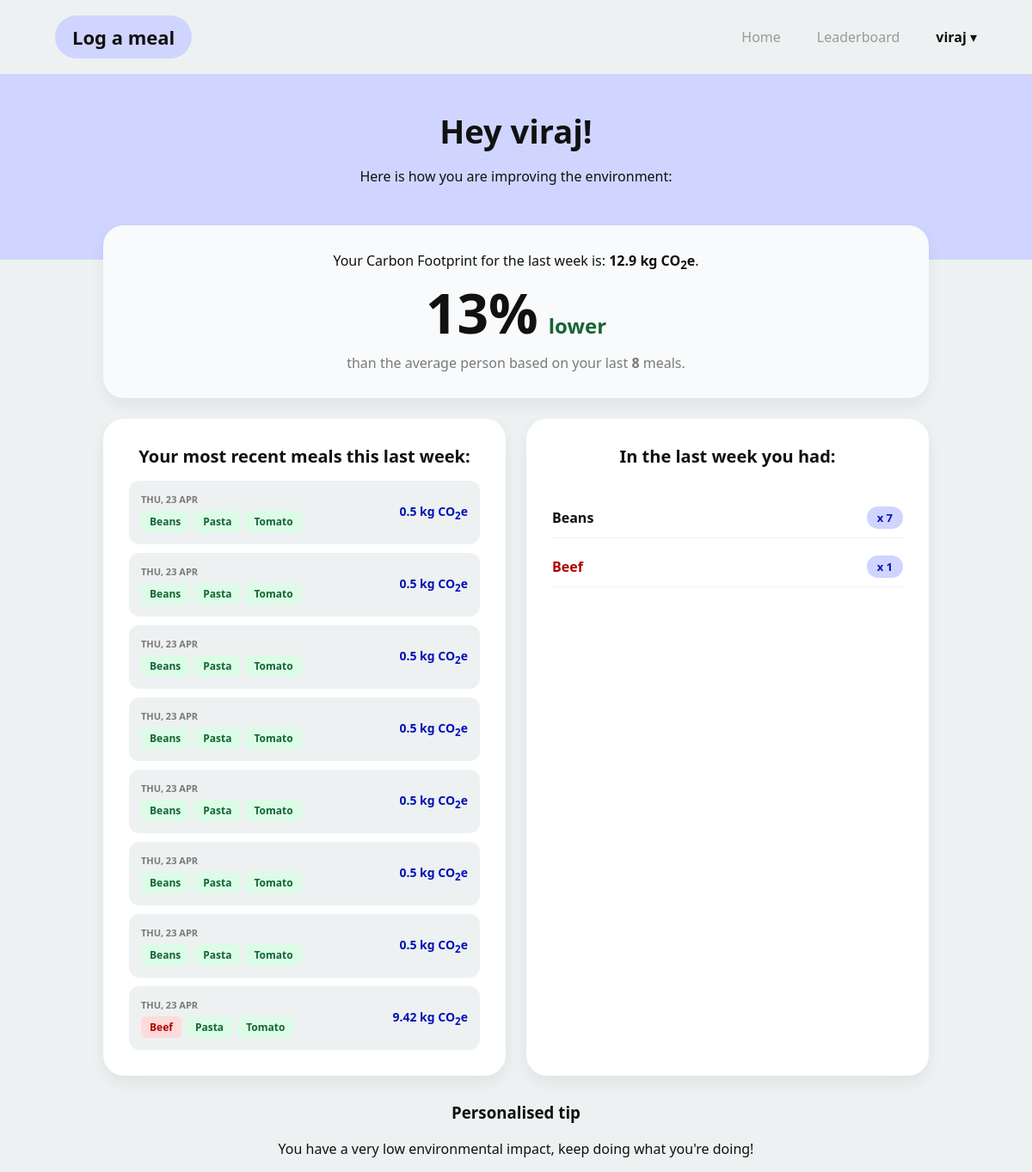
Page / (signed in) on the earlier database version.
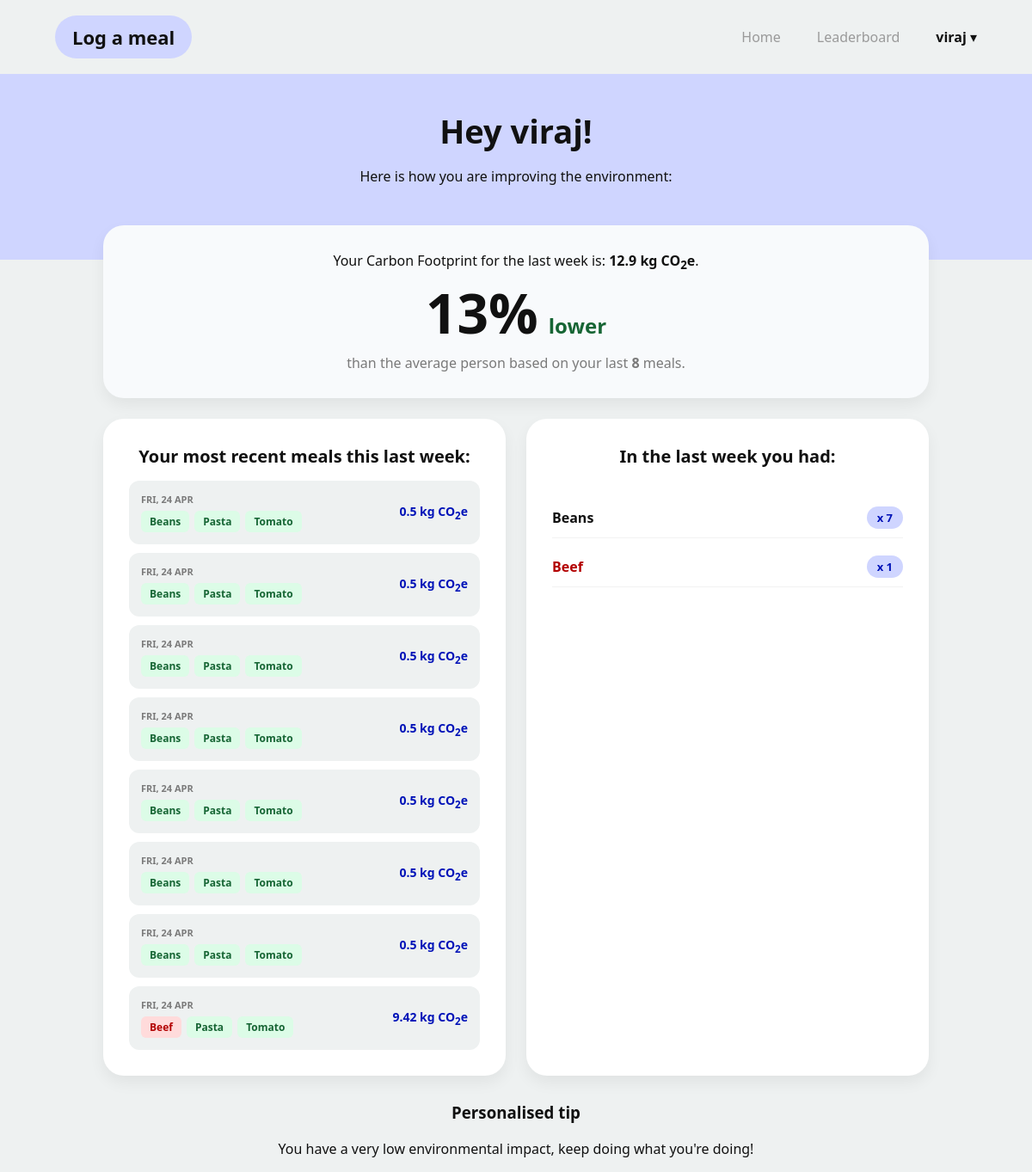
Same page on the later database version.
### app/models.py (models this page shows, shortened)
class User(db.Model, UserMixin):
    __tablename__ = 'users'
    id: so.Mapped[int] = so.mapped_column(primary_key=True)
    username: so.Mapped[str] = so.mapped_column(sa.String(63), index=True, unique=True)
    email: so.Mapped[str] = so.mapped_column(sa.String(119), index=True, unique=True)
    password_hash: so.Mapped[Optional[str]] = so.mapped_column(sa.String(255))
    weekly_score: so.Mapped[int] = so.mapped_column(sa.Integer, index=True, default=0)
    meals: so.Mapped[list['Meal']] = so.relationship(back_populates='user')

class Meal(db.Model):
    id: so.Mapped[int] = so.mapped_column(primary_key=True)
    carb: so.Mapped[str] = so.mapped_column(sa.String(16))
    protein: so.Mapped[str] = so.mapped_column(sa.String(16))
    veg: so.Mapped[str] = so.mapped_column(sa.String(16))
    total_emissions: so.Mapped[float] = so.mapped_column(sa.Float, default=0)
    date_added: so.Mapped[str] = so.mapped_column(sa.Date, default=date.today())
    user_id: so.Mapped[int] = so.mapped_column(sa.ForeignKey(User.id), index=True)
    user: so.Mapped[User] = so.relationship(back_populates='meals')
    def get_qualitative_impact(self):
        if self.total_emissions < 0.5:
            qualitative_impact = "very_low"
        elif self.total_emissions < 1:
            qualitative_impact = "low"
        elif self.total_emissions < 2:
            qualitative_impact = "medium"
        elif self.total_emissions < 3:
            qualitative_impact = "high"
        else:
            qualitative_impact = "very_high"
        return qualitative_impact

### app/routes.py (the view)
@app.route("/", methods=["GET", "POST"])
def index():
    if current_user.is_authenticated:
        seven_days_ago = datetime.now().date() - timedelta(days=7)
        weekly_meals = [m for m in current_user.meals if m.date_added >= seven_days_ago]
        sorted_weekly_meals = sorted(weekly_meals, key=lambda x: x.id, reverse=True)
        tip_subset = sorted_weekly_meals[:7]
        tip_proteins = [m.protein.lower() for m in tip_subset]
        protein_count = {}
        weekly_total = 0
        for meal in weekly_meals:
            weekly_total += meal.total_emissions
            protein_count[meal.protein] = protein_count.get(meal.protein, 0) + 1
        sorted_protein_count = dict(
            sorted(protein_count.items(), key=lambda item: item[1],
                   reverse=True))  # just so it lists the protein count in the 'in the last week you had' in order of quantity (desc)
        num_meals = len(weekly_meals)
        comparison_delta = 0
        comparison_label = "lower"  # Default
        if num_meals > 0:
            expected = num_meals * (39.0 / 21)
            raw_percent = (weekly_total / expected) * 100
            comparison_delta = int(abs(100 - raw_percent))
            comparison_label = "higher" if raw_percent > 100 else "lower"
        return render_template("index.html",
                               meals_to_display=sorted_weekly_meals,
                               tip_proteins = tip_proteins,
                               protein_count=sorted_protein_count,
                               weekly_total=weekly_total,
                               num_meals=num_meals,
                               comparison_delta=comparison_delta,
                               comparison_label=comparison_label,
                               user_name=current_user.username)
    else:
        return render_template("LandingPage.html")

### app/models.py (called while the page is built)
@login.user_loader
def load_user(id):
    return db.session.get(User, int(id))

### app/templates/index.html (shortened to what this page needs)
{% extends "base.html" %}
{% block styles %}
<link rel="stylesheet" href="{{ url_for('static', filename='css/page_style.css') }}">
{% endblock %}
{% block content %}
<main class="dash">
    <section class="dash-hero">
        <h1 class="dash-title">{{"Hey " + user_name +"!" if user_name else "You are not logged in" }}</h1>
        <p class="dash-subtitle">Here is how you are improving the environment:</p>
    </section>
    <section class="stats">
        <div class="stat-card stat-card--full">
            <div class="dash-subtitle">
                Your Carbon Footprint for the last week is: <strong>{{ weekly_total|round(2) }} kg
                CO<sub>2</sub>e</strong>.
            </div>
            <div class="comparison-display">
                <span class="comparison-value">{{ comparison_delta }}%</span>
                <span class="comparison-label {% if comparison_label == 'higher' %}text-red{% else %}text-green{% endif %}">
            {{ comparison_label }}
        </span>
            </div>
            <p class="stat-subtitle">
                than the average person based on your last <strong>{{ num_meals }}</strong> meals.
            </p>
        </div>
        <div class="stat-card">
            <div class="stat-title">Your most recent meals this last week:</div>
            <div class="history-list">
                {% set high_impact = ['beef', 'lamb', 'shrimp'] %}
                {% set low_impact = ['tofu', 'lentils', 'chickpeas', 'beans', 'bread', 'potato', 'pasta', 'oats',
                'carrot', 'broccoli', 'tomato', 'onion'] %}
                {% for meal in meals_to_display %}
                <div class="history-item">
                    <div class="history-left">
                        <div class="history-date">{{ meal.date_added.strftime('%a, %d %b') }}</div>
                        <div class="history-ingredients">
                            <span class="ing-tag {% if meal.protein in high_impact %}ing-tag--high{% elif meal.protein in low_impact %}ing-tag--low{% endif %}">
                                {{ meal.protein }}
                            </span>
                            <span class="ing-tag {% if meal.carb in high_impact %}ing-tag--high{% elif meal.carb in low_impact %}ing-tag--low{% endif %}">
                                {{ meal.carb }}
                            </span>
                            <span class="ing-tag {% if meal.veg in high_impact %}ing-tag--high{% elif meal.veg in low_impact %}ing-tag--low{% endif %}">
                                {{ meal.veg }}
                            </span>
                        </div>
                    </div>
                    <div class="history-emission {% if meal.get_qualitative_impact() in ['high', 'very_high'] %}history-emission--high{% endif %}">
                        {{ meal.total_emissions|round(2) }} kg CO<sub>2</sub>e
                    </div>
                </div>
                {% else %}
                <div class="stat-label" style="margin-top: 10px;">You haven't logged any meals yet!</div>
                {% endfor %}
            </div>
        </div>
        <div class="stat-card stat-card--right">
            <div class="stat-title">In the last week you had:</div>
            <div class="freq-container">
                <div class="freq-list">
                    {% for k, v in protein_count.items() %}
                    <div class="freq-item">
                        <div class="freq-name {% if k in ['beef', 'lamb', 'shrimp'] %}freq-name--high{% endif %}">
                            {{ k }}
                        </div>
                        <div class="freq-count">x {{ v }}</div>
                    </div>
                    {% else %}
                    <div class="stat-label" style="margin-top: 10px;">No data to display.</div>
                    {% endfor %}
                </div>
            </div>
        </div>
    </section>
    <h3 style="text-align:center">Personalised tip</h3>
    {% if "beef" in tip_proteins %}
    <p style="text-align:center">Try swapping out beef for pork!</p>
    {% elif "lamb" in tip_proteins %}
    <p style="text-align:center">Try swapping out lamb for turkey!</p>
    {% elif "shrimp" in tip_proteins %}
    <p style="text-align:center">Try swapping out shrimp for wild fish!</p>
    {% elif "pork" in tip_proteins %}
    <p style="text-align:center">Try swapping out pork for tofu!</p>
    {% else %}
    <p style="text-align:center">You have a very low environmental impact, keep doing what you're doing!</p>
    {% endif %}
</main>
{% endblock %}

### app/templates/base.html (shortened to what this page needs)
<!DOCTYPE html>
<html lang="en">
<head>
    <link rel="stylesheet" href="{{ url_for('static', filename='css/style.css') }}">
    {% block styles %}{% endblock %}
</head>
<body>
<header class="nav">
    <div class="nav-inner">
        <div class="nav-brand">
            {% if current_user.is_authenticated %}
            <a href="{{ url_for('log_meal') }}">Log a meal</a>
            {% else %}
            <a href="#" class="nav-link--disabled">Log a meal</a>
            {% endif %}
        </div>
        <nav class="nav-links">
            <a href="{{ url_for('index') }}">Home</a>
            {% if current_user.is_authenticated %}
            <a href="{{ url_for('leaderboard') }}">Leaderboard</a>
            <div class="nav-user-dropdown">
                <button class="dropdown-trigger">
                    <strong>{{ current_user.username }}</strong> ▾
                </button>
            </div>
            {% else %}
            <a href="{{ url_for('login') }}">Login</a>
            <a href="{{ url_for('signup') }}" class="nav-cta">Sign Up</a>
            {% endif %}
        </nav>
    </div>
</header>
{% block content %}
{% endblock %}
</body>
</html>

### app/static/css/style.css (style rules this page uses)
*, *::before, *::after { box-sizing: border-box; }
:root { --bg-main: #ffffff; --bg-page: #eef1f1; --lavender: #cfd5ff; --blue-primary: #0b3dff; --blue-dark: #0013b8; --text-main: #111111; --text-muted: #7a7a7a; --text-nav: #9a9a9a; --card-bg: #ffffff; --shadow-sm: 0 8px 18px rgba(0, 0, 0, 0.06); --container-max: 1120px; }
body { margin: 0; font-family: system-ui, -apple-system, sans-serif; background: var(--bg-main); color: var(--text-main); }
.nav-inner { max-width: var(--container-max); margin: 0 auto; padding: 22px 24px; display: flex; align-items: center; justify-content: space-between; }
.nav-brand a { text-decoration: none; color: var(--text-main); font-weight: 700; font-size: 22px; padding: 10px 20px; border-radius: 999px; background: var(--lavender); transition: filter 0.2s; }
.nav-links { list-style: none; display: flex; align-items: center; gap: 42px; }
.nav-links a { text-decoration: none; color: var(--text-nav); font-weight: 500; }
.nav-user-dropdown { position: relative; display: inline-block; }
.dropdown-trigger { background: none; border: none; color: var(--text-main); font-size: 16px; cursor: pointer; padding: 10px 0; font-family: inherit; }
.nav-user-dropdown::after { content: ""; position: absolute; top: 100%; left: 0; width: 100%; height: 15px; }

### app/static/css/page_style.css (style rules this page uses)
body { background: var(--bg-page); }
.dash-hero { background: var(--lavender); padding: 40px 20px 70px; text-align: center; }
.dash-title { margin: 0; font-size: 38px; font-weight: 800; }
.stats { max-width: 1000px; margin: -40px auto 30px; padding: 0 20px; display: grid; grid-template-columns: 1fr 1fr; gap: 24px; }
.stat-card { background: var(--card-bg); border-radius: 24px; box-shadow: var(--shadow-sm); padding: 30px; display: flex; flex-direction: column; }
.stat-card--full { grid-column: 1 / -1; display: flex; flex-direction: column; align-items: center; background-color: #f8fafc; text-align: center; }
.comparison-display { display: flex; align-items: baseline; justify-content: center; gap: 12px; margin: 15px 0; }
.comparison-value { font-size: 64px; font-weight: 800; color: var(--text-main); line-height: 1; }
.comparison-label { font-size: 24px; font-weight: 700; text-transform: lowercase; }
.text-green { color: #166534; }
.stat-title { font-size: 20px; font-weight: 800; margin-bottom: 15px; }
.stat-subtitle { margin: 0; font-size: 16px; color: var(--text-muted); }
.history-list, .freq-list { display: flex; flex-direction: column; gap: 10px; }
.history-item { display: flex; justify-content: space-between; align-items: center; padding: 14px; background: var(--bg-page); border-radius: 12px; }
.history-left { display: flex; flex-direction: column; gap: 6px; text-align: left; }
.history-date { font-size: 11px; color: var(--text-muted); font-weight: 700; text-transform: uppercase; }
.history-ingredients { display: flex; gap: 6px; }
.ing-tag { font-size: 12px; font-weight: 700; padding: 4px 10px; border-radius: 6px; background: #e2e2e2; text-transform: capitalize; }
.ing-tag--high { background: #ffdbdb; color: #b30000; }
.ing-tag--low { background: #dcfce7; color: #166534; }
.history-emission { font-size: 14px; color: var(--blue-dark); font-weight: 600; }
.freq-item { display: flex; justify-content: space-between; align-items: center; padding: 10px 0; border-bottom: 1px solid rgba(0, 0, 0, 0.05); }
.freq-name { font-weight: 600; text-transform: capitalize; }
.freq-count { background: var(--lavender); color: var(--blue-dark); padding: 4px 12px; border-radius: 99px; font-weight: 800; font-size: 13px; }
.stats .stat-card { text-align: center; justify-content: center; min-height: 140px; }
.freq-container { flex-grow: 1; display: flex; flex-direction: column; justify-content: flex-start; padding: 20px 0; }
.freq-name { font-weight: 600; font-size: 16px; text-transform: capitalize; color: var(--text-main); }
.freq-name--high { color: #b30000 !important; }

Differences in the rows shown:
changed Meal (number 1 of 8 on the later page): date_added "THU, 23 APR" → "FRI, 24 APR"
changed Meal (number 2 of 8 on the later page): date_added "THU, 23 APR" → "FRI, 24 APR"
changed Meal (number 3 of 8 on the later page): date_added "THU, 23 APR" → "FRI, 24 APR"
changed Meal (number 4 of 8 on the later page): date_added "THU, 23 APR" → "FRI, 24 APR"
changed Meal (number 5 of 8 on the later page): date_added "THU, 23 APR" → "FRI, 24 APR"
changed Meal (number 6 of 8 on the later page): date_added "THU, 23 APR" → "FRI, 24 APR"
changed Meal (number 7 of 8 on the later page): date_added "THU, 23 APR" → "FRI, 24 APR"
changed Meal "Beef": date_added "THU, 23 APR" → "FRI, 24 APR"
